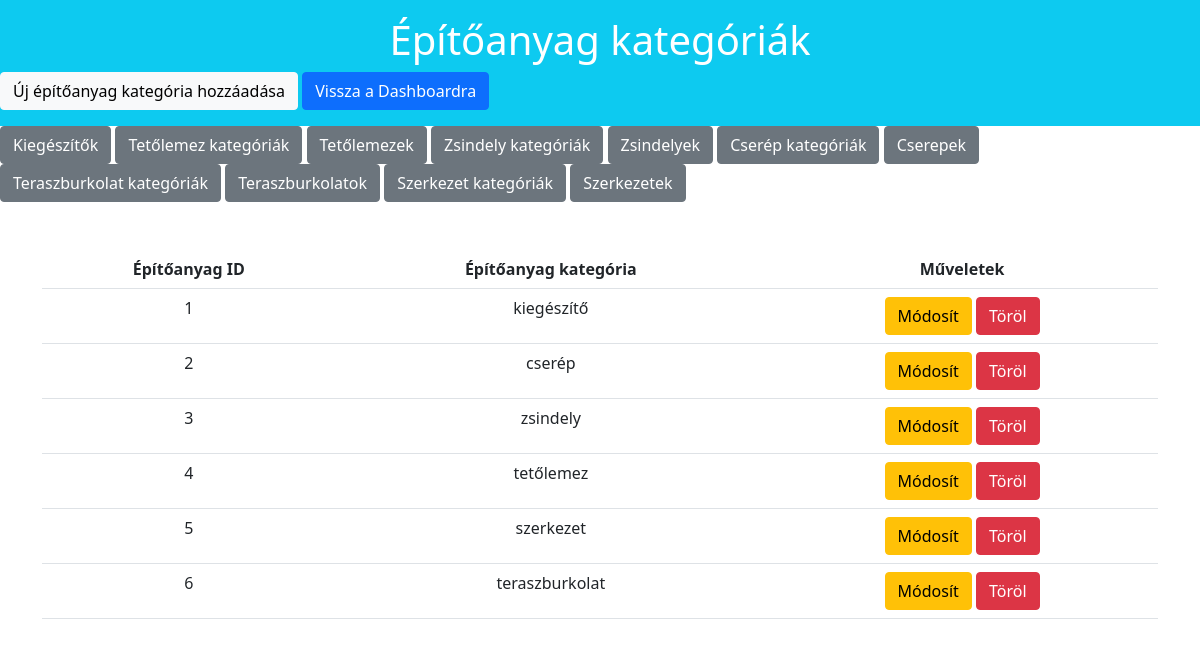
Screenshot of /Login/app/index.php (signed in) with the database file from the repository.
### tables this page shows
CREATE TABLE `material` (
  `materialID` int(11) NOT NULL,
  `materialName` varchar(45) NOT NULL
);

### Login/app/controller/MaterialController.php (called while the page is built, shortened)
<?php
require_once('model\MaterialDao.php');
  class MaterialController {
     public function load($view, $data=[]){
        extract($data);
        include("view/material/{$view}.php");
        return $data;
     }
    public function listAllMaterial(){
        $materialDaoObj = new MaterialDao();
        $materials = $materialDaoObj->getAllMaterial();
        return $this->load('list', [
          'materials' => $materials,
        ]);
    }
  }
?>

### Login/app/model/MaterialDao.php (called while the page is built, shortened)
<?php
  class MaterialDao {
     public function getAllMaterial(){
        $dbObj = new Db();
        $conn = $dbObj->getConnection();
        $statement = $conn->prepare("SELECT * FROM material ORDER BY materialID");
        $statement->setFetchMode(\PDO::FETCH_OBJ);
        $statement->execute();
         $data = $statement->fetchAll();
        return $data;
     }
  }
?>

### Login/app/view/material/list.php (the view)
<div class="row">
    <div class="jumbotron bg-info text-white pt-3 pb-3">
        <h1 class="display3 text-center">Építőanyag kategóriák</h1>
        <a href="index.php?controller=material&action=create" class="btn btn-light text-blue">Új építőanyag kategória hozzáadása</a>
        <a href="../dashboard/index.php" class="btn btn-primary">Vissza a Dashboardra</a>
    </div>
</div>
  <a href="index.php?controller=accessory&action=list" class="btn btn-secondary text-blue">Kiegészítők</a>
  <a href="index.php?controller=roofplateCategory&action=list" class="btn btn-secondary text-blue">Tetőlemez kategóriák</a>
  <a href="index.php?controller=roofplate&action=list" class="btn btn-secondary text-blue">Tetőlemezek</a>
  <a href="index.php?controller=shingleCategory&action=list" class="btn btn-secondary text-blue">Zsindely kategóriák</a>
  <a href="index.php?controller=shingle&action=list" class="btn btn-secondary text-blue">Zsindelyek</a>
  <a href="index.php?controller=tileCategory&action=list" class="btn btn-secondary text-blue">Cserép kategóriák</a>
  <a href="index.php?controller=tile&action=list" class="btn btn-secondary text-blue">Cserepek</a>
  <a href="index.php?controller=terracefloorCategory&action=list" class="btn btn-secondary text-blue">Teraszburkolat kategóriák</a>
  <a href="index.php?controller=terracefloor&action=list" class="btn btn-secondary text-blue">Teraszburkolatok</a>
  <a href="index.php?controller=structureCategory&action=list" class="btn btn-secondary text-blue">Szerkezet kategóriák</a>
  <a href="index.php?controller=structure&action=list" class="btn btn-secondary text-blue">Szerkezetek</a>
<div class="container">
    <table class="table table-hover mt-5 text-center">
        <tr>
            <th>Építőanyag ID</th>
            <th>Építőanyag kategória</th>
            <th>Műveletek</th>
        </tr>
        <?php
            foreach ($materials as $material) {
               echo "<tr>";
                    echo "<td>" .$material->materialID. "</td>";
                    echo "<td>" .$material->materialName . "</td>";
                    echo "<td>";
                        echo "<a class='btn btn-warning' href='index.php?controller=material&action=edit&materialID=$material->materialID'> Módosít </a> ";
                        echo "<a class='btn btn-danger' href='index.php?controller=material&action=delete&materialID=$material->materialID'> Töröl </a>";
                    echo "</td>";
               echo "</tr>";
            }
        ?>
    </table>
        </div>

### Login/app/index.php (shortened to what this page needs)
<?php
include 'controller\MaterialController.php';
$controllerName = (isset($_GET['controller'])) ? $_GET['controller'] : 'material';
$actionName = (isset($_GET['action'])) ? $_GET['action'] : 'list';
switch ($controllerName) {
    case 'material':
        $controller = new MaterialController();
        switch ($actionName) {
            case 'list':
                $content = $controller -> listAllMaterial();
                break;
            }
            break;
    }
?>
<!DOCTYPE html>
<html lang="hu">
<head>
    <link href="https://cdn.jsdelivr.net/npm/bootstrap@5.0.2/dist/css/bootstrap.min.css" rel="stylesheet">
</head>
<body>
</body>
</html>

### rows the page displays
material: materialID "1", materialName "kiegészítő"
material: materialID "2", materialName "cserép"
material: materialID "3", materialName "zsindely"
material: materialID "4", materialName "tetőlemez"
material: materialID "5", materialName "szerkezet"
material: materialID "6", materialName "teraszburkolat"
